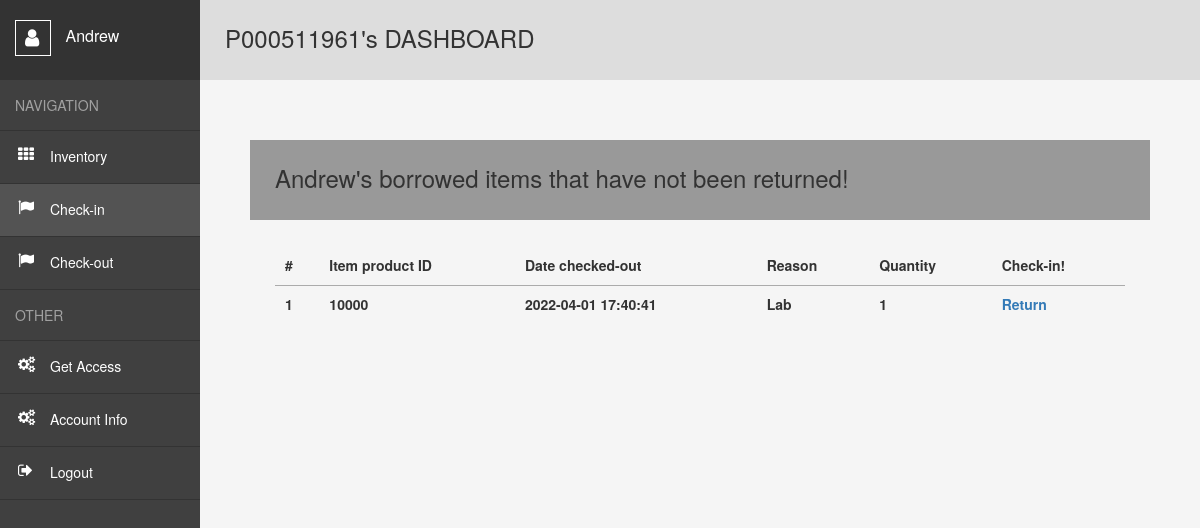
The app's page /user/Check-in (signed in), older data.
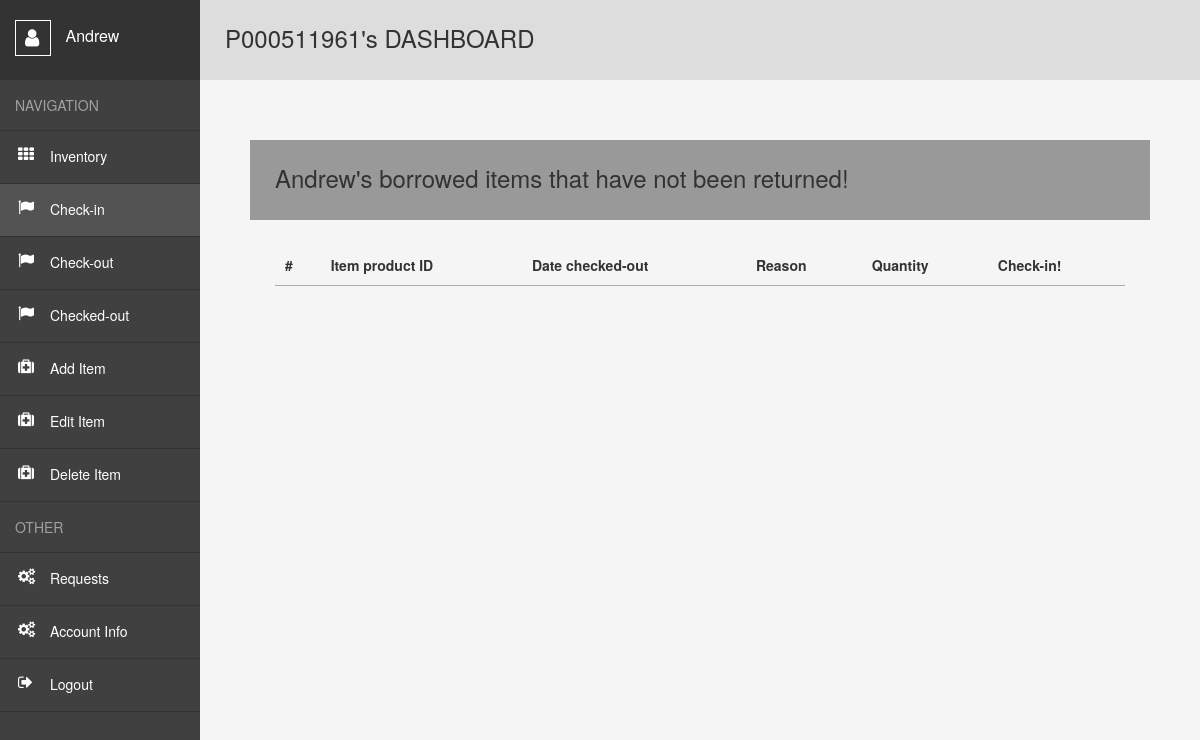
The same page, newer data.
### website/models.py (models this page shows)
class Borroweditem(db.Model):
    id = db.Column(db.Integer, primary_key=True)
    product_id= db.Column(db.Integer)
    quantity = db.Column(db.Integer)
    date_borrowed = db.Column(db.DateTime(timezone=True), default=func.now())
    reason = db.Column(db.String(200))
    borrower = db.Column(db.Integer, db.ForeignKey('user.s_id', ondelete="CASCADE"),nullable=False) ##foreign key relationship

### website/views.py (the view)
@views.route("/user/Check-in")
@login_required
def Check_in():
    if session.get("SCHOOL_ID", None) is not None and session.get("FNAME",None) is not None and session.get("LNAME",None) is not None and session.get("DATE",None) is not None and session.get("SF",None) is not None and session.get("id",None) is not None:
        itemsborrowed = Borroweditem.query.filter_by(borrower=session['SCHOOL_ID']).all()
        return render_template("Check-in.html",user = current_user ,data=itemsborrowed)
    else:
        flash("You do not have access to this page! Pls, Log in!", category="error")
        return redirect(url_for('views.home'))

### website/templates/Check-in.html (shortened to what this page needs)
<!DOCTYPE html>
<html lang="en">
<head>
    <link rel= "stylesheet" type= "text/css" href= "{{ url_for('static',filename='styles3.css') }}">
    <link rel="stylesheet" href="https://maxcdn.bootstrapcdn.com/bootstrap/3.3.6/css/bootstrap.min.css" />
    <link href='https://cdn.datatables.net/1.10.24/css/jquery.dataTables.min.css' rel='stylesheet' type='text/css'>
</head>
<body>
    {% if session['SCHOOL_ID'] and session['FNAME'] and session ['id'] and user.is_authenticated %}
    <div class="wrapper">
        <nav>
          <header>
            <span></span>
              {{session['FNAME']}}
          </header>
          <ul>
            <li><span>Navigation</span></li>
            <li class="inv"><a style="text-decoration:none" href="{{url_for('views.user')}}">Inventory</a></li>
            <li class="move"><a class="active" style="text-decoration:none" href="{{url_for('views.Check_in')}}">Check-in</a></li>
            <li class="move"><a style="text-decoration:none" href="{{url_for('views.Check_out')}}">Check-out</a></li>
            {% if session['ISstaff'] and session['id'] %}
            <li class="move"><a style="text-decoration:none" href="{{url_for('views.Checked')}}">Checked-out</a></li>
            <li class="edit"><a style="text-decoration:none" href="{{url_for('views.add')}}">Add Item</a></li>
            <li class="edit"><a style="text-decoration:none" href="{{url_for('views.edit')}}">Edit Item</a></li>
            <li class="edit"><a style="text-decoration:none" href="{{url_for('views.delete')}}">Delete Item</a></li>
            {% endif %}
            <li><span>Other</span></li>
            {% if not session['ISstaff'] and session['id'] %}
            <li class="acc"><a style="text-decoration:none;" href="{{url_for('auth.get_access')}}">Get Access</a></li>
            {% endif %}
            {% if session['ISstaff'] and session['id'] %}
            <li class="acc"><a style="text-decoration:none;" href="{{url_for('views.access')}}">Requests</a></li>
            {% endif %}
            <li class="acc"><a style="text-decoration:none" href="{{url_for('views.account_info')}}">Account Info</a></li>
            <li class="logout"><a style="text-decoration:none" href="{{url_for('auth.logout')}}">Logout</a></li>
          </ul>
        </nav>
        <main>
          <h1>P{{session['SCHOOL_ID']}}'s DASHBOARD</h1>
          <div class="container-fluid">
            <div class="row" style="padding:50px;">
                <p><h2>{{session['FNAME']}}'s borrowed items that have not been returned!</h1></p>
                <div >
                    <table id='empTable' class='display dataTable' width='100%'>
                        <thead>
                        <tr>
                            <th>#</th>
                            <th>Item product ID</th>
                            <th>Date checked-out</th>
                            <th>Reason</th>
                            <th>Quantity</th>
                            <th>Check-in!</th>
                        </tr>
                        </thead>
                        {% for row in data %}
                          <tr>
                              <th>{{row.id}}</th>
                              <th>{{row.product_id}}</th>
                              <th>{{row.date_borrowed}}</th>
                              <th>{{row.reason}}</th>
                              <th>{{row.quantity}}</th>
                              <th><a style="text-decoration:none" href="/user/Check-in-confirmed/{{row.id}}">Return</a></th>
                          </tr>
                        {% endfor %}
                    </table>
                </div>
           </div>
        </div>
        </main>
      </div>
      {% endif %}

Row changes from the older to the newer data that the page shows:
removed Borroweditem: id "1", product_id "10000", date_borrowed "2022-04-01 17:40:41", reason "Lab", quantity "1"
Text that changed along with them:
text no longer shown: "Get Access"
text now shown: "Checked-out Add Item Edit Item Delete Item Requests"
